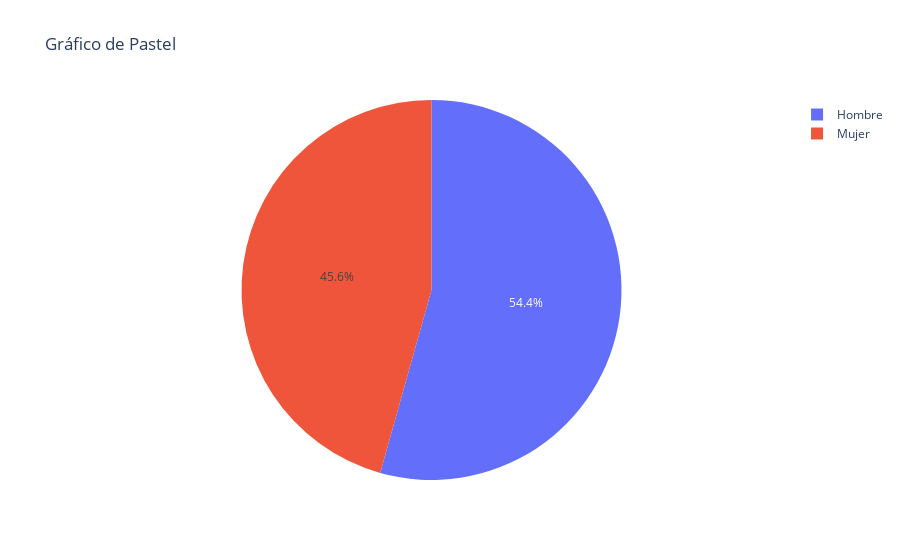

Source (notebook cell):
### Code cell
#Gráfico de pastel
fig = px.pie(df, names='Genero', title='Gráfico de Pastel')
fig.show()

### Figure 1 — Plotly figure (JSON) as saved in the notebook; plotly's stock layout.template omitted (floating-point values rounded to 4 significant figures; data arrays with more than 128 entries replaced by an {"elided": "..."} marker saying what was removed)
{"data": [{"domain": {"x": [0, 1], "y": [0, 1]}, "hovertemplate": "Genero=%{label}<extra></extra>", "labels": {"elided": "6664 str values"}, "legendgroup": "", "name": "", "showlegend": true, "type": "pie"}], "layout": {"legend": {"tracegroupgap": 0}, "title": {"text": "Gráfico de Pastel"}}}
